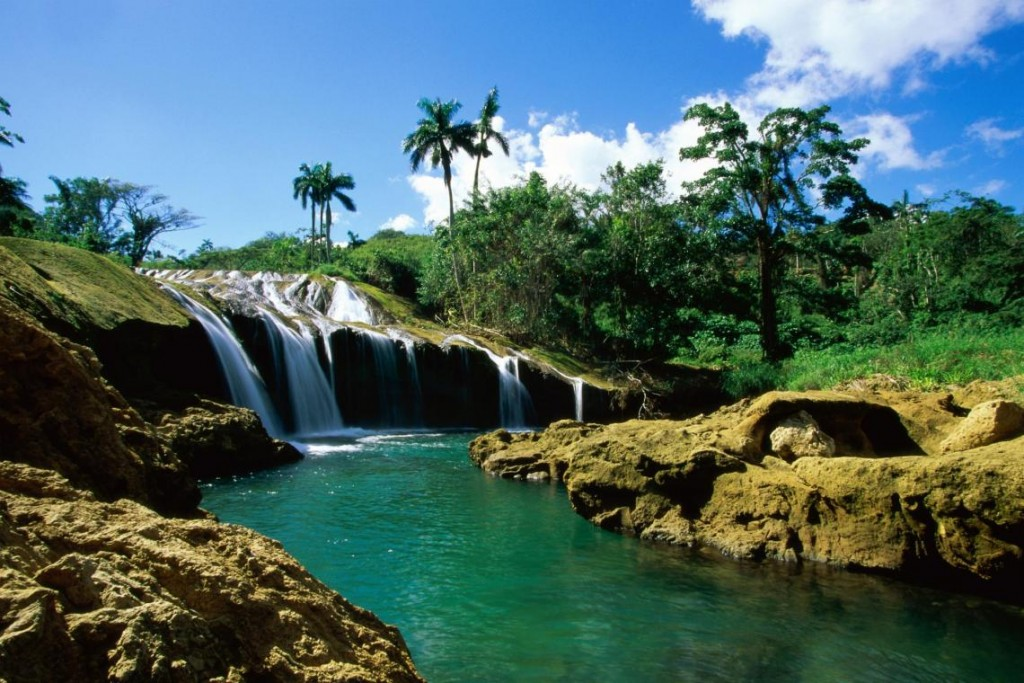
#> input picture Unsupervised/Image1.jpg, 1024 x 683 px
$ jupyter execute --allow-errors ColorSegmentation.ipynb
#> lines starting #> are read from the running program, lines starting #| are printed output that depends on the picture
[cell 1]
import cv2
import numpy as np
from matplotlib import pyplot as plot
im = cv2.imread('./Image1.jpg')
#> im is the input picture: shape (683, 1024, 3); mean B, G, R 99.6, 103.1, 75.4
#BY DEFAULT , CV2 TAKES THE COLOR CODE IN BGR , SO WE HAVE TO CONVERT
#IT INTO RGB
im = cv2.cvtColor(im,cv2.COLOR_BGR2RGB)
print(im.shape)
#| (683, 1024, 3)
plot.imshow(im)
plot.show()

[cell 2]
#Flatten the image
all_pixels = im.reshape((-1,3))
print(all_pixels.shape)
#| (699392, 3)

[cell 3]
from sklearn.cluster import KMeans
dominant_colors = 6
km = KMeans( n_clusters = dominant_colors)
km.fit(all_pixels)

[cell 4]
centers = km.cluster_centers_

[cell 5]
centers = np.array(centers, dtype = 'uint8')
print(centers)

[cell 6]
i = 1
plot.figure(0,figsize = (8,2))

colors =[]
for each_col in centers:
    plot.subplot(1,6,i)
    plot.axis("off")
    i+=1

    colors.append(each_col)

    a = np.zeros((100,100,3), dtype= "uint8")
    a[:,:,:] = each_col
    plot.imshow(a)
plot.show()
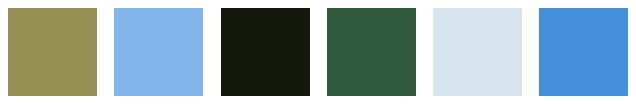
#> figure drawn by matplotlib, 6 panels
